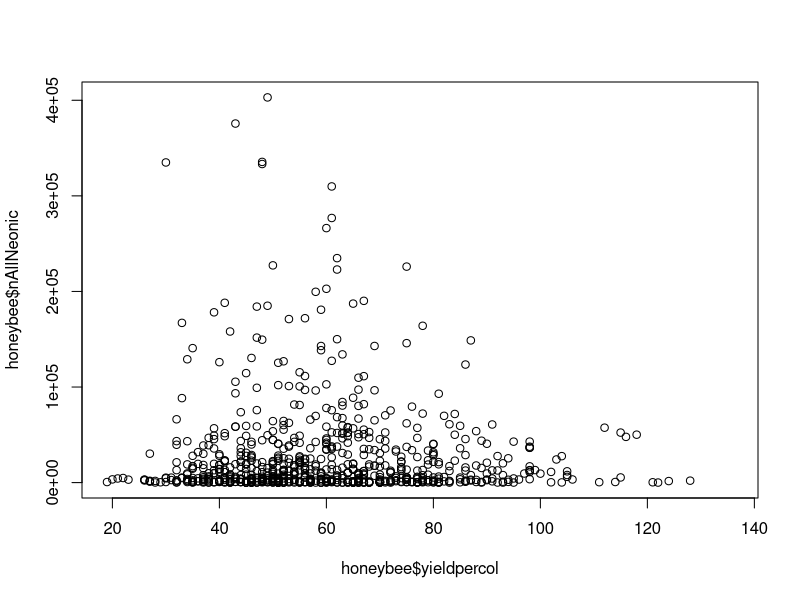
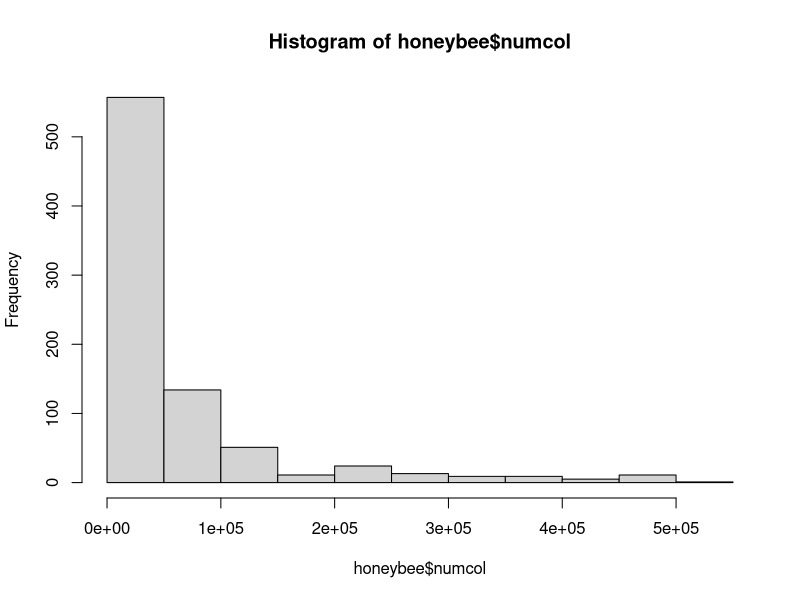
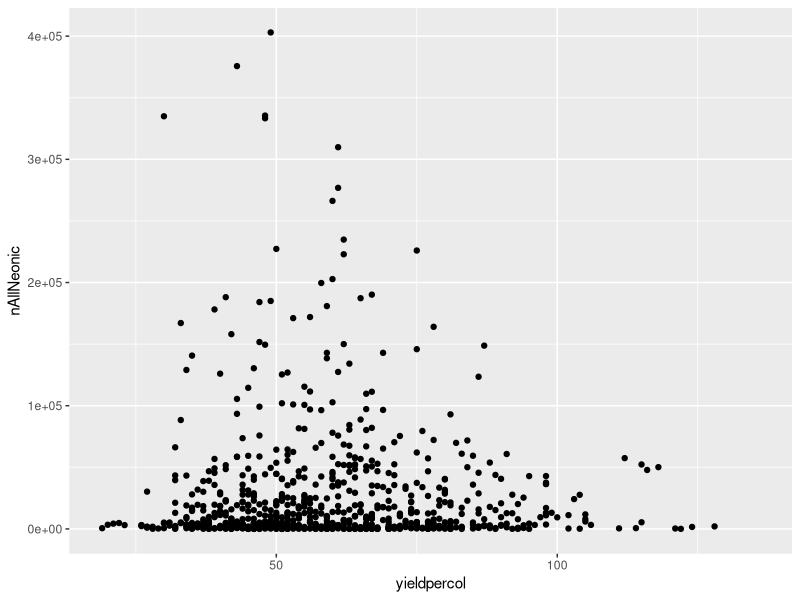
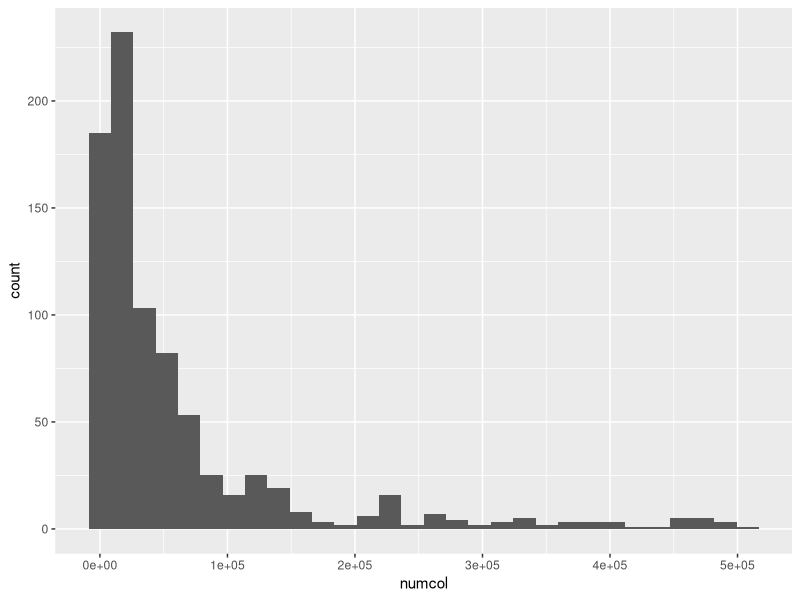
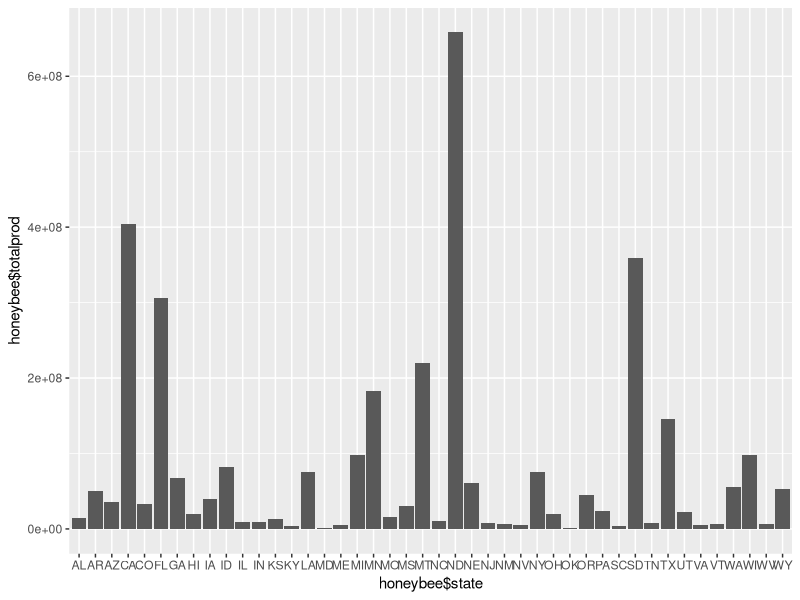
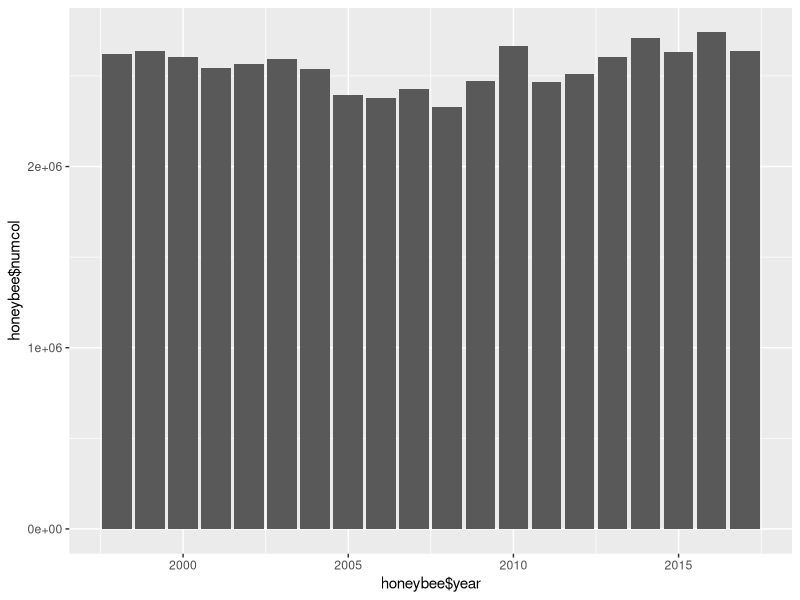
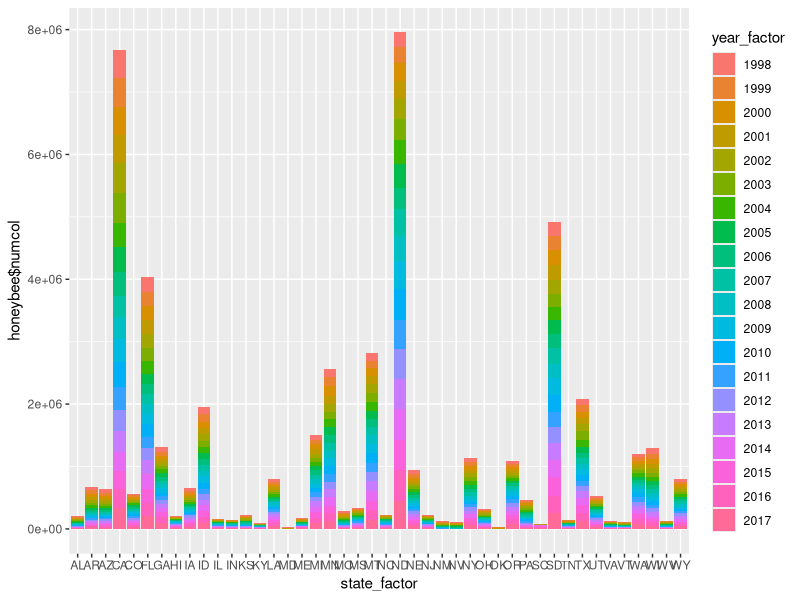
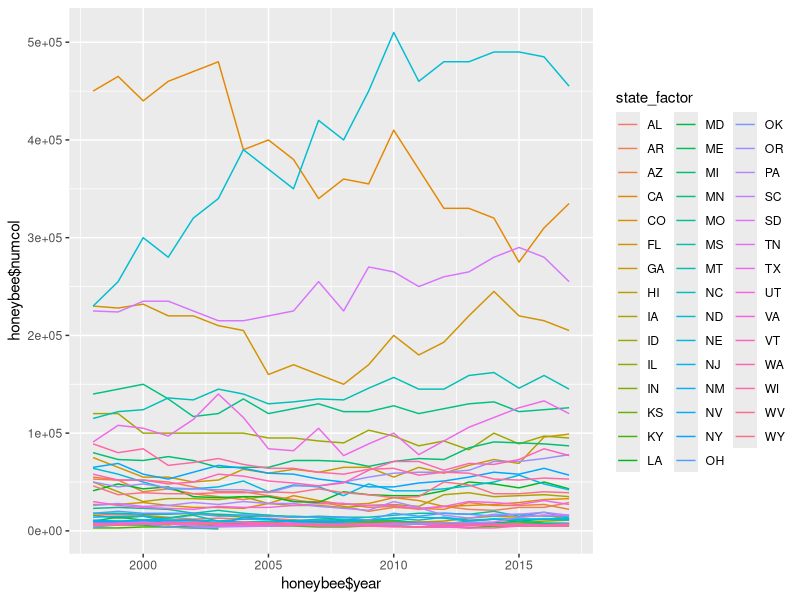

Write the R code that produced these figures, in order.
## Greg Walsh
## Assignment 2 
## Data Exploration Fall 2019 
# Create a basic plot of Yield per Colony against All Neonics
# Create a basic histogram of the number of honey producing colonies
# Create a plot using ggplot() or qplot() of Yield per Colony against All Neonics
# Create a histogram using ggplot() or qplot() of the number of honey producing colonies
# Convert year, state, and Region into Factors
# Create a histogram using ggplot() of Total production of honey by State
# Create a bar graph using ggplot() of the Number of colonies by Year
# Create a bar graph using ggplot() of the Number of colonies per State with indication of number of colonies each Year
# Create a line graph using ggplot() with each line representing a different state and indicating the Number of colonies per Year
# Given the data, present a graph that you find interesting. You can use any graphing functions you want (e.g. plot, qplot, ggplot, plot.ly). It should be easy to recognize what you are presenting (thanks to titles, labels, and whatever else it needs). 
setwd("/Users/gregwalsh/Github/DataScience /DSSA-5101-DATA-EXPLORATION/Project3")
library(tidyverse)
library(sqldf)
library(ggplot2)
## Load DataSet 
honeybee <- read.csv(file="HoneyBees.csv",sep=",",head=TRUE)

## Create a basic plot of Yield per Colony against All Neonics
plot(honeybee$yieldpercol, honeybee$nAllNeonic)
## Create a basic histogram of the number of honey producing colonies
hist(honeybee$numcol)
## Create a plot using ggplot() or qplot() of Yield per Colony against All Neonics
ggplot(honeybee, aes(x=yieldpercol,y=nAllNeonic)) + geom_point(binwidth = 10)
## Create a histogram using ggplot() or qplot() of the number of honey producing colonies
ggplot(honeybee, aes(x=numcol)) + geom_histogram(bins = 30)
## Convert year, state, and Region into Factors
year_factor <- factor(honeybee$year)
state_factor <- factor(honeybee$state)
region_factor <- factor(honeybee$Region)
## Create a histogram using ggplot() of Total production of honey by State
## Ask our idiot professor about this tomorrow ##
ggplot(honeybee, aes(x=honeybee$state, y=honeybee$totalprod)) + geom_histogram(stat = "identity")
## Create a bar graph using ggplot() of the Number of colonies by Year
ggplot(honeybee, aes(x=honeybee$year, y=honeybee$numcol)) + geom_bar(stat = "identity")
## Create a bar graph using ggplot() of the Number of colonies per State with indication of number of colonies each Year
ggplot(honeybee, aes(x=state_factor, y=honeybee$numcol, fill=year_factor)) + geom_bar(stat = "identity", position = "stack")
## Create a line graph using ggplot() with each line representing a different state and indicating the Number of colonies per Year
ggplot(honeybee, aes(x=honeybee$year, y=honeybee$numcol, group=honeybee$state)) + geom_line(aes(color=state_factor))
## Given the data, present a graph that you find interesting. You can use any graphing functions you want (e.g. plot, qplot, ggplot, plot.ly). It should be easy to recognize what you are presenting (thanks to titles, labels, and whatever else it needs). 
## Question: Which state the most expensive price per pound of honey per year. 
ggplot(honeybee, aes(x=honeybee$year,y=honeybee$priceperlb)) + geom_line() + facet_wrap(facets = vars(honeybee$state)) + ggtitle("Price per Pound of Honey By State Per Year") + labs(y="Price Per LB", x = "Year")

       
